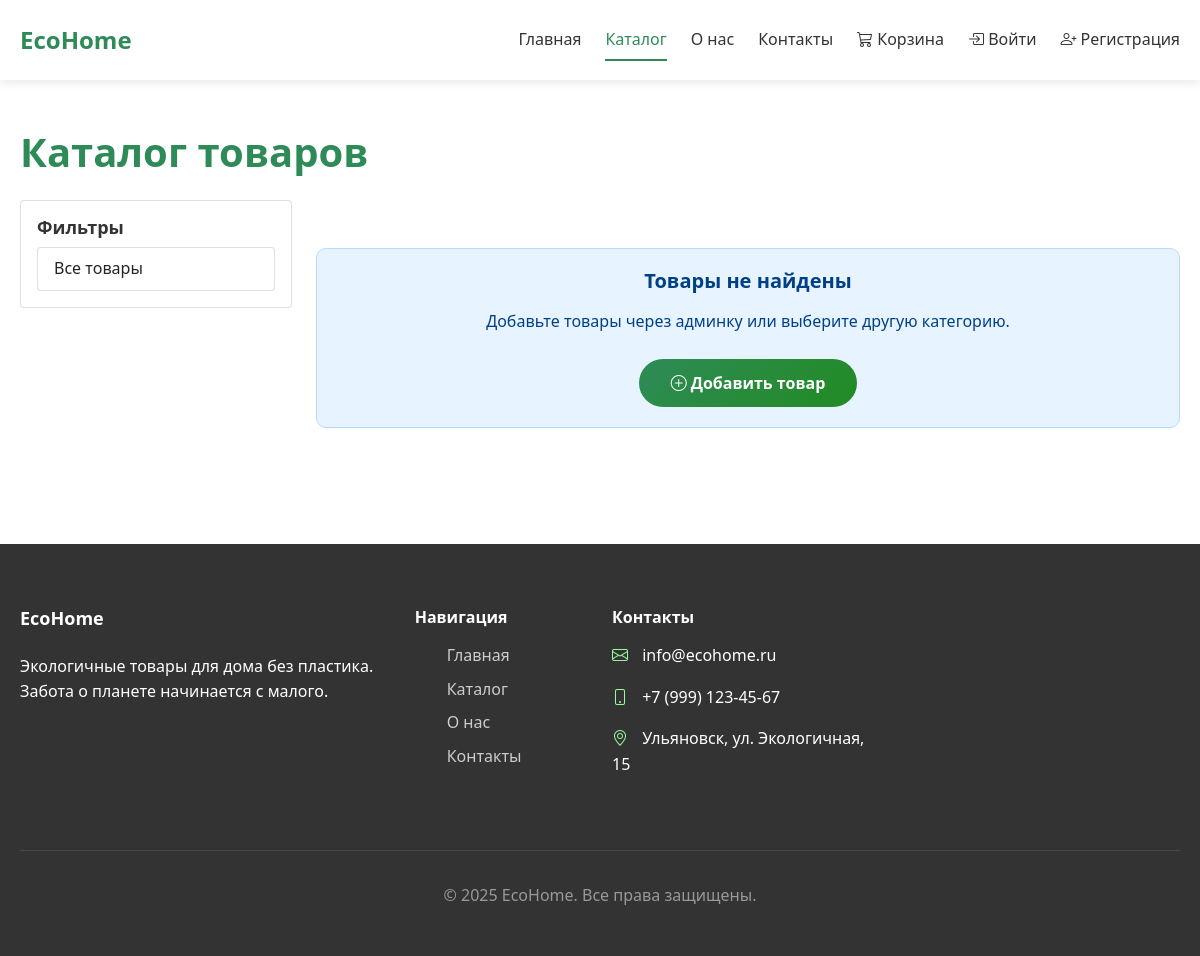
The app's page /catalog/?category=3, older data.
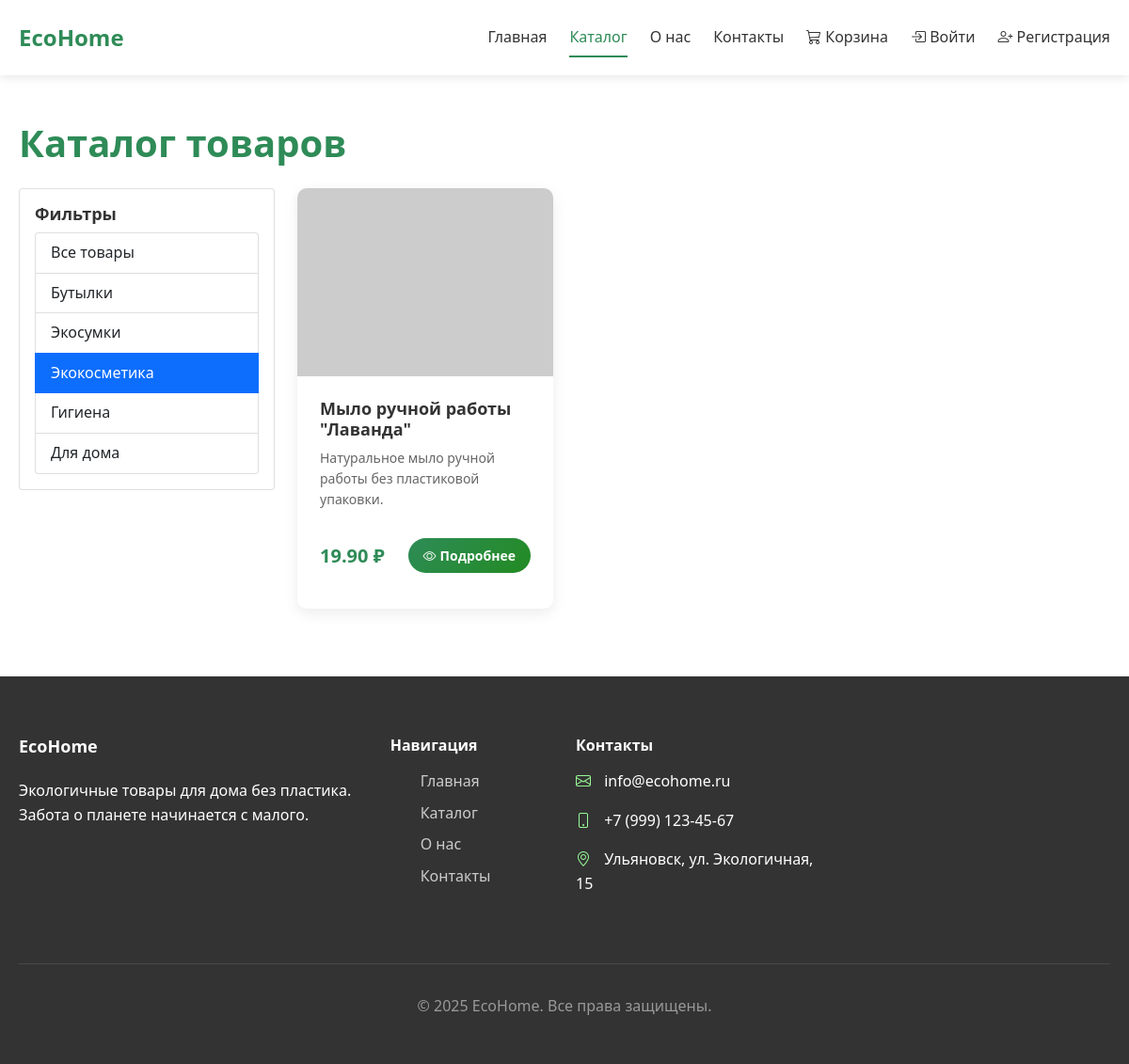
The same page, newer data.
### main/models.py (models this page shows, shortened)
class Category(models.Model):
    name = models.CharField("Название", max_length=100)
    slug = models.SlugField("URL", max_length=100, unique=True)
    parent = models.ForeignKey('self', on_delete=models.SET_NULL, verbose_name="Родительская категория", null=True, blank=True)
    class Meta:
        verbose_name = "Категория"
        verbose_name_plural = "Категории"

class Product(models.Model):
    name = models.CharField("Название", max_length=200)
    description = models.TextField("Описание")
    price = models.DecimalField("Цена", max_digits=10, decimal_places=2)
    category = models.ForeignKey(Category, on_delete=models.CASCADE, verbose_name="Категория")
    image = models.ImageField("Изображение", upload_to='products/', blank=True)
    stock_quantity = models.IntegerField("Количество на складе", default=0)
    material = models.CharField("Материал", max_length=100, blank=True)
    is_active = models.BooleanField("Активен", default=True)
    created_at = models.DateTimeField("Дата создания", auto_now_add=True)
    class Meta:
        verbose_name = "Товар"
        verbose_name_plural = "Товары"

### main/views.py (the view)
# urls.py: path('catalog/', views.catalog, name='catalog'),
def catalog(request):
    category_id = request.GET.get('category')
    if category_id:
        products = Product.objects.filter(category_id=category_id, is_active=True)
    else:
        products = Product.objects.filter(is_active=True)
    categories = Category.objects.all()
    return render(request, 'catalog.html', {
        'products': products,
        'categories': categories
    })

### main/templates/catalog.html (shortened to what this page needs)
{% extends 'base.html' %}
{% block content %}
<div class="container py-5">
    <h1 class="mb-4 eco-text">Каталог товаров</h1>
    <div class="row">
        <div class="col-md-3 mb-4">
            <div class="card">
                <div class="card-body">
                    <h5 class="card-title">Фильтры</h5>
                    <div class="list-group">
                        <a href="{% url 'catalog' %}" class="list-group-item list-group-item-action {% if not request.GET.category %}active{% endif %}">
                            Все товары
                        </a>
                        {% for category in categories %}
                        <a href="{% url 'catalog' %}?category={{ category.id }}"
                           class="list-group-item list-group-item-action {% if request.GET.category == category.id|stringformat:'i' %}active{% endif %}">
                            {{ category.name }}
                        </a>
                        {% endfor %}
                    </div>
                </div>
            </div>
        </div>
        <div class="col-md-9">
            <div class="row">
                {% for product in products %}
                <div class="col-lg-4 col-md-6 mb-4">
                    <div class="product-card">
                        {% if product.image %}
                        <img src="{{ product.image.url }}" class="product-image" alt="{{ product.name }}">
                        {% else %}
                        <img src="https://via.placeholder.com/300x200/2E8B57/FFFFFF?text=Эко+товар"
                             class="product-image" alt="{{ product.name }}">
                        {% endif %}
                        <div class="product-body">
                            <h5 class="product-title">{{ product.name }}</h5>
                            <p class="text-muted small">{{ product.description|truncatechars:80 }}</p>
                            <div class="d-flex justify-content-between align-items-center mt-3">
                                <span class="product-price">{{ product.price }} ₽</span>
                                <a href="{% url 'product_detail' product.id %}" class="btn eco-btn btn-sm">
                                    <i class="bi bi-eye me-1"></i>Подробнее
                                </a>
                            </div>
                        </div>
                    </div>
                </div>
                {% empty %}
                <div class="col-12 text-center py-5">
                    <div class="alert alert-info">
                        <h4>Товары не найдены</h4>
                        <p>Добавьте товары через админку или выберите другую категорию.</p>
                        <a href="/admin/" class="btn eco-btn mt-2">
                            <i class="bi bi-plus-circle me-1"></i>Добавить товар
                        </a>
                    </div>
                </div>
                {% endfor %}
            </div>
        </div>
    </div>
</div>
{% endblock %}

Row changes from the older to the newer data that the page shows:
added Category: name "Бутылки"
added Category: name "Экосумки"
added Category: name "Экокосметика"
added Category: name "Гигиена"
added Category: name "Для дома"
added Product: name "Мыло ручной работы \"Лаванда\"", description "Натуральное мыло ручной работы без пластиковой упаковки.", price "19.90"
Text that changed along with them:
text no longer shown: "Товары не найдены Добавьте товары через админку или выберите другую категорию. Добавить товар"
